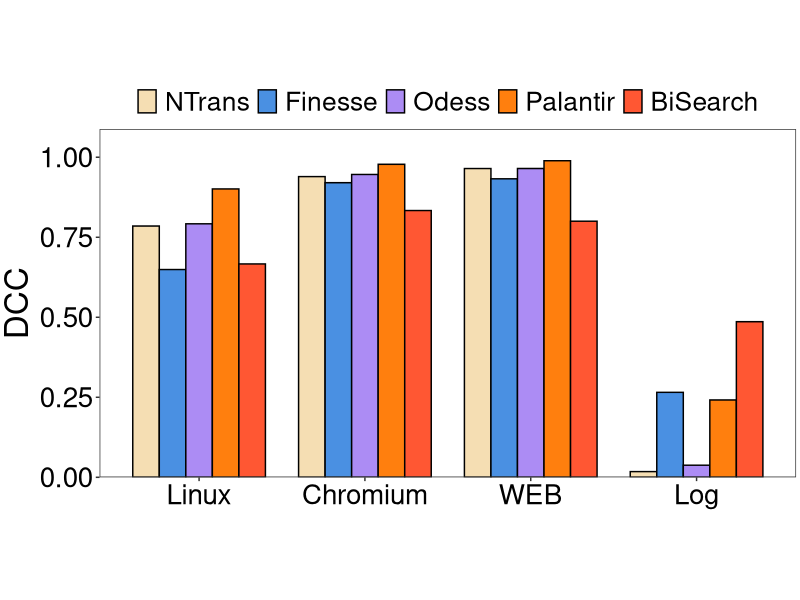
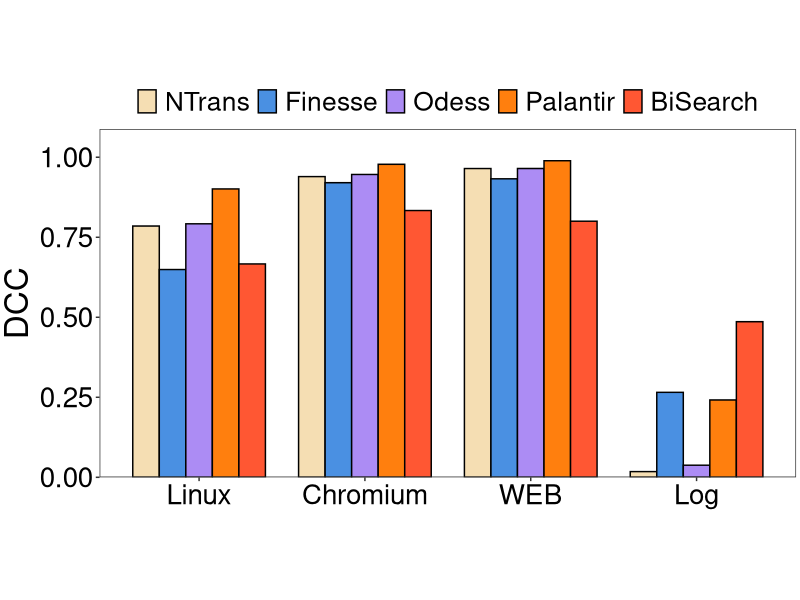

R code for these plots, in order:
library(ggplot2)
setwd(dirname(rstudioapi::getActiveDocumentContext()$path))
# 定义数据
heights <- c(0.785028,0.649198,0.792078,0.900943,0.666667,0.939515,0.920431,0.946135,0.977885,0.833468,0.964705,0.932648,0.964785,0.989068,0.800075,0.0177879,0.265427,0.0378978,0.24163,0.486167
)
group_order <- c('Linux', 'Chromium', 'WEB', 'Log')
# 创建数据框
df1 <- data.frame(
  group = factor(rep(group_order, each = 5), levels = group_order),
  category = factor(rep(c('NTrans', 'Finesse', 'Odess', 'Palantir','BiSearch'), times = 4),
                    levels = c('NTrans', 'Finesse', 'Odess', 'Palantir','BiSearch')),
  height = heights
)

max_height <- max(df1$height)

# 创建柱状图
p1 <- ggplot(df1, aes(x = group, y = height, fill = category)) + 
  geom_bar(stat = 'identity', position = position_dodge(width = 0.8), 
           colour = "black", width = 0.8) + 
  scale_fill_manual(values = c("#f5deb3", "#4a90e2", "#ac8cf4", "#ff7f0e","#FF5733")) +
  labs(y = 'DCC') +
  scale_y_continuous(
    limits = c(0, max_height),
    expand = expansion(mult = c(0, 0.1))
  ) +
  theme_bw() +
  theme(
    plot.title = element_text(hjust = 0.5, size = 24, face = "bold"),
    plot.margin = unit(c(0.1, 0.1, 0.1, 0.1), "cm"),
    axis.title.x = element_text(size = 26),
    axis.title.y = element_text(size = 24),
    axis.text = element_text(size = 20, color = "black"),
    aspect.ratio = 0.5,
    panel.grid.major = element_blank(), 
    panel.grid.minor = element_blank(),
    legend.position = "top",
    legend.direction = "horizontal",
    legend.text = element_text(size = 19),
    legend.key.height = unit(1.0, "line"),
    legend.key.width = unit(1.0, "line"),
    legend.margin = margin(t = 0, unit = 'cm'),
    legend.title = element_blank()
  ) +
  theme(axis.title.x = element_blank())

ggsave('../plot/1-DCC.pdf', plot = p1, width = 10, height = 5)
print(p1)
